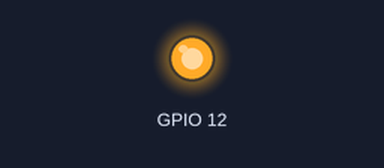
Simulated run of this program. Board: Raspberry Pi (BCM pin numbers). Parts: output pins drawn as LEDs (lit = HIGH). At 15.0 s the program stops and its outputs stay as they are.

Above: at 0.1 s.
At 15.1 s:
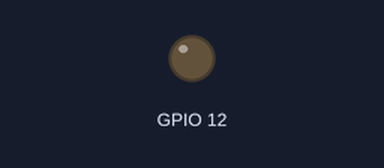
Timing chart, 0 to 16.5 s (numbered marks = the images above):
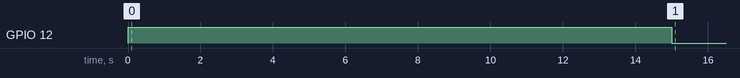

Measured:
- by itself, GPIO 12: LOW → HIGH at 0.00 s, → LOW 15.0 s later

The program:

pwr_reset.py
```python
import RPi.GPIO as GPIO
import time

def pwr_reset():
    #GPIO.setwarnings(False)
    GPIO.setmode(GPIO.BCM)
    GPIO.setup(12, GPIO.OUT)
    GPIO.output(12, True) #Low Active

    time.sleep(15)

    GPIO.output(12, False) #Low Active

if __name__ == '__main__':
    pwr_reset()
```
